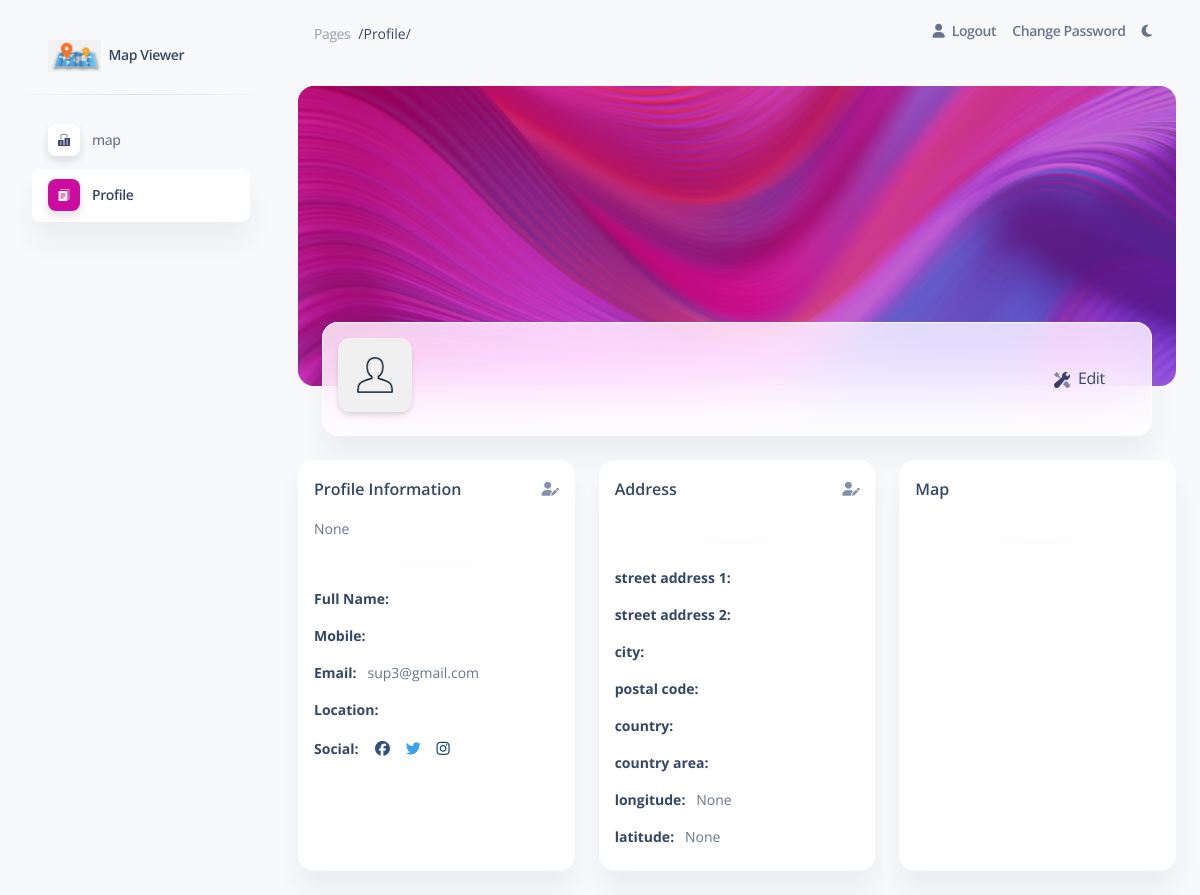
Screenshot of /profile/ (signed in) with the database file from the repository.
### user/models.py (models this page shows)
class User(AbstractBaseUser, PermissionsMixin):
    email = models.EmailField(_('email address'), unique=True)
    first_name = models.CharField(_('first name'), max_length=30, blank=True)
    last_name = models.CharField(_('last name'), max_length=30, blank=True)
    company_name = models.CharField(_('company name'), max_length=30, blank=True)
    description = models.TextField(_("description"), null=True, blank=True)
    is_staff = models.BooleanField(default=False)
    is_active = models.BooleanField(default=True)
    date_joined = models.DateTimeField(default=timezone.now)
    phone = PhoneNumberField(blank=True, default="")
    street_address_1 = models.CharField(max_length=256, blank=True)
    street_address_2 = models.CharField(max_length=256, blank=True)
    city = models.CharField(max_length=256, blank=True)
    postal_code = models.CharField(max_length=20, blank=True)
    country = CountryField(null=True, blank=True)
    country_area = models.CharField(max_length=128, blank=True)
    longitude = models.DecimalField(max_digits=8, decimal_places=6, null=True, blank=True)
    latitude = models.DecimalField(max_digits=8, decimal_places=6, null=True, blank=True)
    USERNAME_FIELD = 'email'
    REQUIRED_FIELDS = []
    objects = UserManager()

### home/views.py (the view)
# urls.py: path('profile/', views.ProtectedProfileView.as_view(), name='profile'),
class ProtectedProfileView(TemplateView):
  template_name = "pages/profile.html"
  @method_decorator(login_required)
  def dispatch(self, *args, **kwargs):
    return super().dispatch(*args, **kwargs)
  def get_context_data(self, **kwargs):
    context = super().get_context_data(**kwargs)
    usr_obj = self.request.user
    context['segment'] = 'profile'
    context['user'] = usr_obj
    if usr_obj.latitude != None:
      map = folium.Map(location=[usr_obj.latitude, usr_obj.longitude], zoom_start=4)
      folium.Marker([usr_obj.latitude, usr_obj.longitude]).add_to(map)
    else:
      map = folium.Map()
    map_html = map._repr_html_()
    context['map'] = map_html
    return context

### admin_soft/templatetags/admin_soft.py (called while the page is built)
@assignment_tag(takes_context=True)
def get_direction(context):
    res = {
        'panel': 'text-left',
        'notify': 'right',
        'float': 'float-right',
        'reverse_panel': 'text-right',
        'nav': 'ml-auto'
    }
    if context.get('LANGUAGE_BIDI'):
        res['panel'] = 'text-right'
        res['notify'] = 'left'
        res['float'] = ''
        res['reverse_panel'] = 'text-left'
        res['nav'] = 'mr-auto'
    return res

@assignment_tag(takes_context=True)
def get_admin_setting(context):
    res = {
    }
    return res

### templates/pages/profile.html (shortened to what this page needs)
{% extends 'layouts/base.html' %}
{% load static %}
{% block content %}
    <div class="container-fluid">
      <div class="page-header min-height-300 border-radius-xl mt-4" style="background-image: url('{% static 'img/curved-images/curved0.jpg' %}'); background-position-y: 50%;">
        <span class="mask bg-gradient-primary opacity-6"></span>
      </div>
      <div class="card card-body blur shadow-blur mx-4 mt-n6 overflow-hidden">
        <div class="row gx-4">
          <div class="col-auto">
            <div class="avatar avatar-xl position-relative">
              <img src="{% static 'img/default-user.png' %}" alt="profile_image" class="w-100 border-radius-lg shadow-sm">
            </div>
          </div>
          <div class="col-auto my-auto">
          </div>
          <div class="col-lg-2 col-md-6 my-sm-auto ms-sm-auto me-sm-0 mx-auto mt-3">
            <div class="nav-wrapper position-relative end-0">
              <ul class="nav nav-pills nav-fill p-1 bg-transparent" role="tablist">
                <li class="nav-item">
                  <a class=""  href="{% url 'profile-edit' %}">
                    <span class="ms-1">Edit</span>
                  </a>
                </li>
              </ul>
            </div>
          </div>
        </div>
      </div>
    </div>
    <div class="container-fluid py-4">
      <div class="row">
        <div class="col-12 col-xl-4">
          <div class="card h-100">
            <div class="card-header pb-0 p-3">
              <div class="row">
                <div class="col-md-8 d-flex align-items-center">
                  <h6 class="mb-0">Profile Information</h6>
                </div>
                <div class="col-md-4 text-end">
                  <a href="{% url 'profile-edit' %}">
                    <i class="fas fa-user-edit text-secondary text-sm" data-bs-toggle="tooltip" data-bs-placement="top" title="Edit Profile"></i>
                  </a>
                </div>
              </div>
            </div>
            <div class="card-body p-3">
              <p class="text-sm">
                {{user.description}}
              </p>
              <hr class="horizontal gray-light my-4">
              <ul class="list-group">
                <li class="list-group-item border-0 ps-0 pt-0 text-sm"><strong class="text-dark">Full Name:</strong> &nbsp; {{user.first_name}} {{user.last_name}} </li>
                <li class="list-group-item border-0 ps-0 text-sm"><strong class="text-dark">Mobile:</strong> &nbsp; {{user.phone}}</li>
                <li class="list-group-item border-0 ps-0 text-sm"><strong class="text-dark">Email:</strong> &nbsp; {{user.email}}</li>
                <li class="list-group-item border-0 ps-0 text-sm"><strong class="text-dark">Location:</strong> &nbsp; {{user.country.name}}</li>
                <li class="list-group-item border-0 ps-0 pb-0">
                  <strong class="text-dark text-sm">Social:</strong> &nbsp;
                  <a class="btn btn-facebook btn-simple mb-0 ps-1 pe-2 py-0" href="javascript:;">
                  </a>
                  <a class="btn btn-twitter btn-simple mb-0 ps-1 pe-2 py-0" href="javascript:;">
                  </a>
                  <a class="btn btn-instagram btn-simple mb-0 ps-1 pe-2 py-0" href="javascript:;">
                  </a>
                </li>
              </ul>
            </div>
          </div>
        </div>
        <div class="col-12 col-xl-4">
          <div class="card h-100">
            <div class="card-header pb-0 p-3">
              <div class="row">
                <div class="col-md-8 d-flex align-items-center">
                  <h6 class="mb-0">Address</h6>
                </div>
                <div class="col-md-4 text-end">
                  <a href="{% url 'profile-edit' %}">
                    <i class="fas fa-user-edit text-secondary text-sm" data-bs-toggle="tooltip" data-bs-placement="top" title="Edit Profile"></i>
                  </a>
                </div>
              </div>
            </div>
            <div class="card-body p-3">
              <hr class="horizontal gray-light my-4">
              <ul class="list-group">
                <li class="list-group-item border-0 ps-0 pt-0 text-sm"><strong class="text-dark">street address 1:</strong> &nbsp; {{user.street_address_1}}</li>
                <li class="list-group-item border-0 ps-0 text-sm"><strong class="text-dark">street address 2:</strong> &nbsp; {{user.street_address_2}}</li>
                <li class="list-group-item border-0 ps-0 text-sm"><strong class="text-dark">city:</strong> &nbsp;{{user.city}}</li>
                <li class="list-group-item border-0 ps-0 text-sm"><strong class="text-dark">postal code:</strong> &nbsp; {{user.postal_code}}</li>
                <li class="list-group-item border-0 ps-0 text-sm"><strong class="text-dark">country:</strong> &nbsp; {{user.country.name}}</li>
                <li class="list-group-item border-0 ps-0 text-sm"><strong class="text-dark">country area:</strong> &nbsp; {{user.country_area}}</li>
                <li class="list-group-item border-0 ps-0 text-sm"><strong class="text-dark">longitude:</strong> &nbsp; {{user.longitude}}</li>
                <li class="list-group-item border-0 ps-0 text-sm"><strong class="text-dark">latitude:</strong> &nbsp; {{user.latitude}}</li>
              </ul>
            </div>
          </div>
        </div>
        <div class="col-12 col-xl-4">
          <div class="card h-100">
            <div class="card-header pb-0 p-3">
              <div class="row">
                <div class="col-md-8 d-flex align-items-center">
                  <h6 class="mb-0">Map</h6>
                </div>
                <div class="col-md-4 text-end">
                </div>
              </div>
            </div>
            <div class="card-body p-3">
              <hr class="horizontal gray-light my-4">
            </div>
          </div>
        </div>
      </div>
    </div>
{% endblock content %}

### static/css/dark-theme-core.css (style rules this page uses)
body { transition: background-color 200ms ease-in; }

### rows the page displays
User: description "None", email "sup3@gmail.com", longitude "None", latitude "None"

### other values shown
{{ request.path|title }} "/Profile/"
